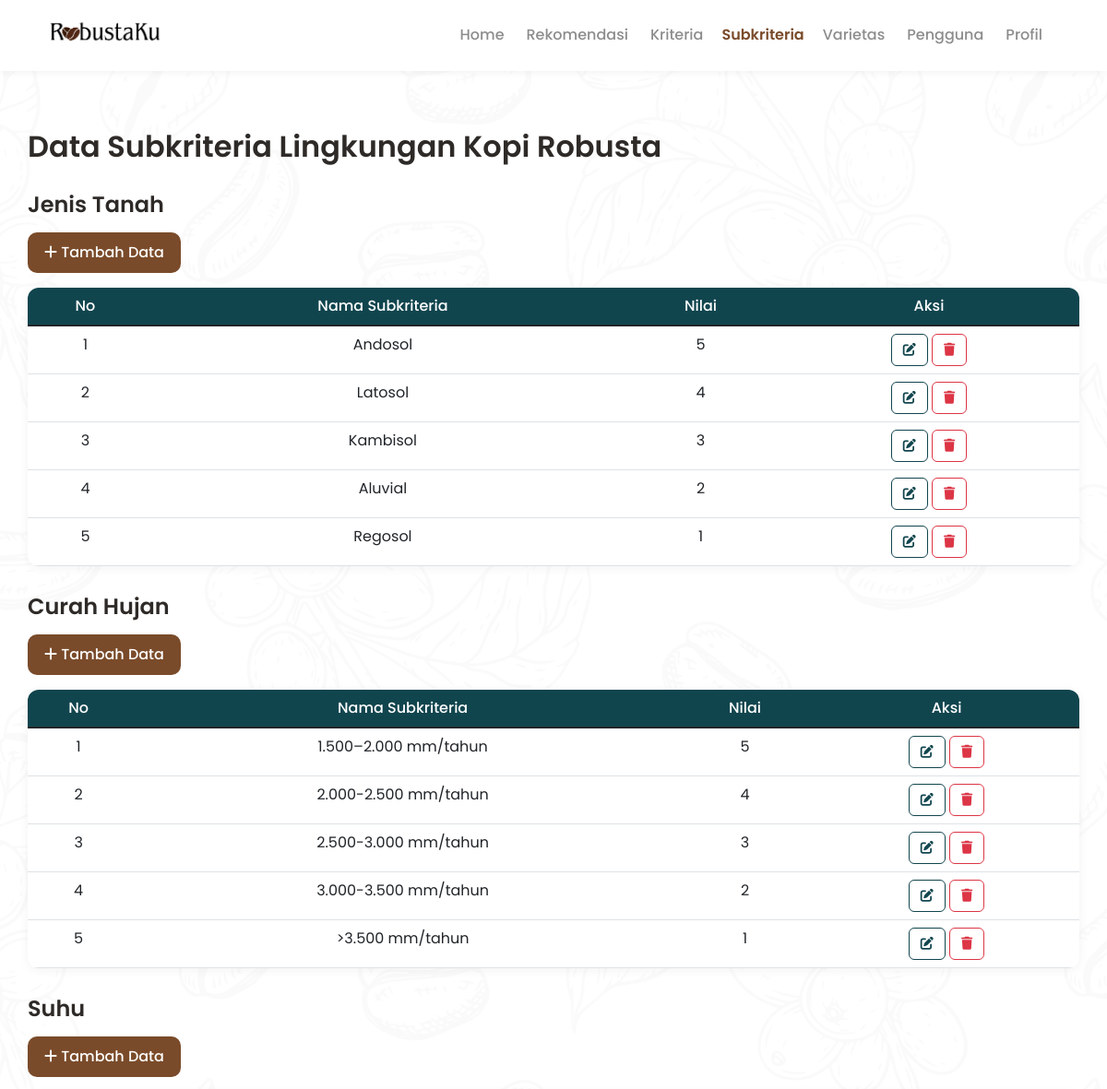
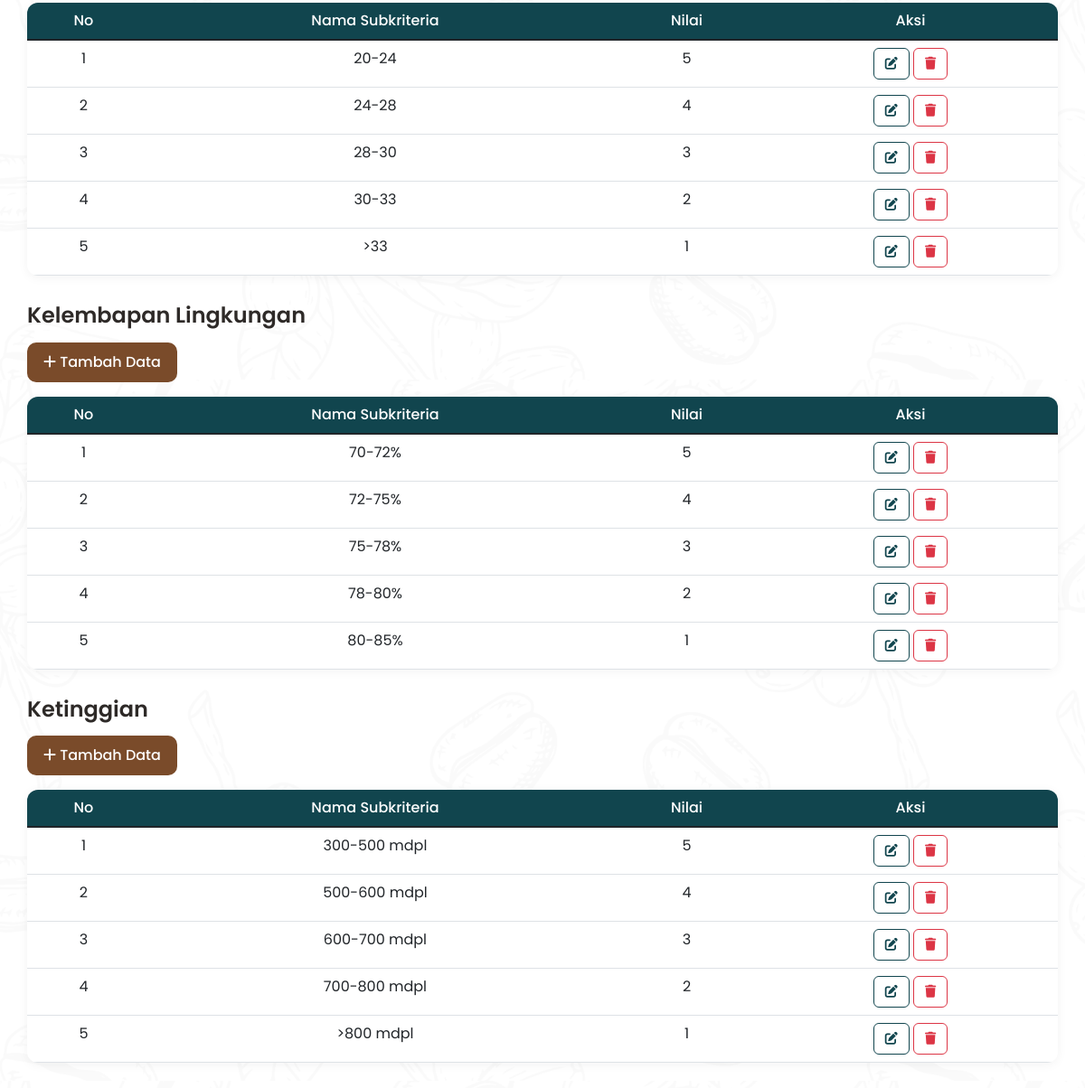
The app's page /subkriteria.php (signed in) with its own data (2 pictures, top to bottom).
### tables this page shows
CREATE TABLE `kriteria` (
  `id_kriteria` int(11) NOT NULL,
  `kode_kriteria` varchar(20) NOT NULL,
  `nama_kriteria` varchar(50) NOT NULL,
  `jenis_kriteria` set('benefit','cost') NOT NULL
);

CREATE TABLE `subkriteria` (
  `id_subkriteria` int(11) NOT NULL,
  `id_kriteria` int(11) NOT NULL,
  `nama_subkriteria` varchar(50) NOT NULL,
  `nilai_subkriteria` float NOT NULL
);

### subkriteria.php (the view, shortened to what this page needs)
<?php
include "koneksi.php";
?>
<!DOCTYPE html>
<html lang="id">
<head>
    <link href="https://cdn.jsdelivr.net/npm/bootstrap@5.1.3/dist/css/bootstrap.min.css" rel="stylesheet">
    <link rel="stylesheet" href="https://cdnjs.cloudflare.com/ajax/libs/font-awesome/6.0.0/css/all.min.css">
    <link href="css/style.css" rel="stylesheet" />
</head>
<body>
    <nav class="navbar navbar-expand-lg navbar-custom">
        <div class="container">
            <div class="brand-wrap">
                <a href="homepage.php"><img src="assets/img/logo_robustaku.png" alt="RobustaKu Logo"></a>
            </div>
            <div class="collapse navbar-collapse justify-content-end" id="navMenu">
                <ul class="navbar-nav align-items-center me-3">
                    <li class="nav-item"><a class="nav-link unactive" href="homepage.php">Home</a></li>
                    <li class="nav-item"><a class="nav-link unactive" href="rekomendasi.php">Rekomendasi</a></li>
                    <li class="nav-item"><a class="nav-link unactive" href="kriteria.php">Kriteria</a></li>
                    <li class="nav-item"><a class="nav-link active" href="subkriteria.php">Subkriteria</a></li>
                    <li class="nav-item"><a class="nav-link unactive" href="varietas.php">Varietas</a></li>
                    <li class="nav-item"><a class="nav-link unactive" href="pengguna.php">Pengguna</a></li>
                    <li class="nav-item"><a class="nav-link unactive" href="profil.php">Profil</a></li>
                </ul>
            </div>
        </div>
    </nav>
    <div class="container container-content">
        <h2>Data Subkriteria Lingkungan Kopi Robusta</h2>
        <?php
        $query_kriteria = mysqli_query($koneksi, "SELECT * FROM kriteria ORDER BY id_kriteria ASC");
        while ($kriteria = mysqli_fetch_array($query_kriteria)) {
            $id_kriteria = $kriteria['id_kriteria'];
        ?>
        <h4><?= $kriteria['nama_kriteria'] ?></h4>
        <button class="btn-primary mb-3" data-bs-toggle="modal" data-bs-target="#modalTambah<?= $id_kriteria ?>">
            <i class="fas fa-plus"></i> Tambah Data
        </button>
        <div class="table-container">
            <table class="table table-hover mb-0">
                <thead>
                    <tr>
                        <th>No</th>
                        <th>Nama Subkriteria</th>
                        <th>Nilai</th>
                        <th>Aksi</th>
                    </tr>
                </thead>
                <tbody>
                    <?php
                    $no = 1;
                    $query_sub = mysqli_query($koneksi, "SELECT * FROM subkriteria WHERE id_kriteria = '$id_kriteria' ORDER BY id_subkriteria ASC");
                    if (mysqli_num_rows($query_sub) > 0) {
                        while ($sub = mysqli_fetch_array($query_sub)) {
                            echo "<tr>
                                    <td>{$no}</td>
                                    <td>{$sub['nama_subkriteria']}</td>
                                    <td>{$sub['nilai_subkriteria']}</td>
                                    <td>
                                        <button class='btn-edit' onclick='editData({$sub['id_subkriteria']}, \"{$sub['nama_subkriteria']}\", \"{$sub['nilai_subkriteria']}\")'>
                                            <i class='fas fa-edit'></i>
                                        </button>
                                        <button class='btn-hapus' onclick='hapusData({$sub['id_subkriteria']}, \"{$sub['nama_subkriteria']}\")'>
                                            <i class='fas fa-trash'></i>
                                        </button>
                                    </td>
                                  </tr>";
                            $no++;
                        }
                    } else {
                        echo "<tr><td colspan='4' class='text-center'>Belum ada data subkriteria</td></tr>";
                    }
                    ?>
                </tbody>
            </table>
        </div>
        <?php } ?>
    </div>
    <body class="page-subkriteria">
    </body>
</body>
</html>

### css/style.css (style rules this page uses)
:root { --robusta-brown: #7a4b2a; --robusta-brown-dark: #6b3f22; --text-dark: #2e2a28; --overlay: rgba(0,0,0,0.45); }
html, body { padding-top: 50px; height: 100%; margin: 0; font-family: "Poppins", sans-serif; -webkit-font-smoothing: antialiased; -moz-osx-font-smoothing: grayscale; color: var(--text-dark); background-color: #ffffff; background-image: url('../assets/img/coffeepattern.png'); background-attachment: fixed; background-repeat: repeat; background-position: center; background-size: 100%; }
.navbar-custom { position: fixed; top: 0; left: 0; right: 0; width: 100%; background: #fff; padding: 14px 0; box-shadow: 0 2px 8px rgba(0,0,0,0.05); z-index: 9999 !important; }
.navbar .container { max-width: 1140px; }
.brand-wrap { display: flex; align-items: center; gap: 12px; }
.brand-wrap img { width: 140px; height: auto; display: block; }
.nav-link { color: var(--robusta-brown); font-weight: 600; padding: 8px 12px; }
.navbar .nav-link.unactive { color: rgba(0,0,0,0.45); font-weight: 500; padding: 8px 12px; }
.container-content { padding: 40px 0; }
h2 { font-weight: 600; color: var(--text-dark); margin-bottom: 30px; }
h4 { font-weight: 600; color: var(--text-dark); margin-top: 30px; margin-bottom: 15px; }
.btn-primary { background: var(--robusta-brown); color: #fff; border: none; padding: 10px 18px; border-radius: 10px; font-weight:500; }
.table-container { background: #fff; border-radius: 12px; box-shadow: 0 2px 12px rgba(0,0,0,0.05); overflow: hidden; margin-bottom: 30px; }
table { margin: 0; }
thead { background: #11454E; color: #fff; }
thead th { font-weight: 500; padding: 16px; border: none; text-align: center; }
tbody td { padding: 14px 16px; vertical-align: center; text-align: center; }
tbody tr { padding: 14px 16px; vertical-align: center; }
.btn-edit { background: transparent; border: 1px solid #11454E; color: #11454E; padding: 6px 12px; border-radius: 6px; font-size: 14px; cursor: pointer; }
.btn-hapus { background: transparent; border: 1px solid #dc3545; color: #dc3545; padding: 6px 12px; border-radius: 6px; font-size: 14px; cursor: pointer; }

### records on screen
kriteria: nama_kriteria "Jenis Tanah"
subkriteria: nama_subkriteria "Andosol", nilai_subkriteria "5"
subkriteria: nama_subkriteria "Latosol", nilai_subkriteria "4"
subkriteria: nama_subkriteria "Kambisol", nilai_subkriteria "3"
subkriteria: nama_subkriteria "Aluvial", nilai_subkriteria "2"
subkriteria: nama_subkriteria "Regosol", nilai_subkriteria "1"
kriteria: nama_kriteria "Curah Hujan"
subkriteria: nama_subkriteria "1.500–2.000 mm/tahun", nilai_subkriteria "5"
subkriteria: nama_subkriteria "2.000-2.500 mm/tahun", nilai_subkriteria "4"
subkriteria: nama_subkriteria "2.500-3.000 mm/tahun", nilai_subkriteria "3"
subkriteria: nama_subkriteria "3.000-3.500 mm/tahun", nilai_subkriteria "2"
subkriteria: nama_subkriteria ">3.500 mm/tahun", nilai_subkriteria "1"
kriteria: nama_kriteria "Suhu"
subkriteria: nama_subkriteria "20-24", nilai_subkriteria "5"
subkriteria: nama_subkriteria "24-28", nilai_subkriteria "4"
subkriteria: nama_subkriteria "28-30", nilai_subkriteria "3"
subkriteria: nama_subkriteria "30-33", nilai_subkriteria "2"
subkriteria: nama_subkriteria ">33", nilai_subkriteria "1"
kriteria: nama_kriteria "Kelembapan Lingkungan"
subkriteria: nama_subkriteria "70-72%", nilai_subkriteria "5"
subkriteria: nama_subkriteria "72-75%", nilai_subkriteria "4"
subkriteria: nama_subkriteria "75-78%", nilai_subkriteria "3"
subkriteria: nama_subkriteria "78-80%", nilai_subkriteria "2"
subkriteria: nama_subkriteria "80-85%", nilai_subkriteria "1"
kriteria: nama_kriteria "Ketinggian"
subkriteria: nama_subkriteria "300-500 mdpl", nilai_subkriteria "5"
subkriteria: nama_subkriteria "500-600 mdpl", nilai_subkriteria "4"
subkriteria: nama_subkriteria "600-700 mdpl", nilai_subkriteria "3"
subkriteria: nama_subkriteria "700-800 mdpl", nilai_subkriteria "2"
subkriteria: nama_subkriteria ">800 mdpl", nilai_subkriteria "1"
